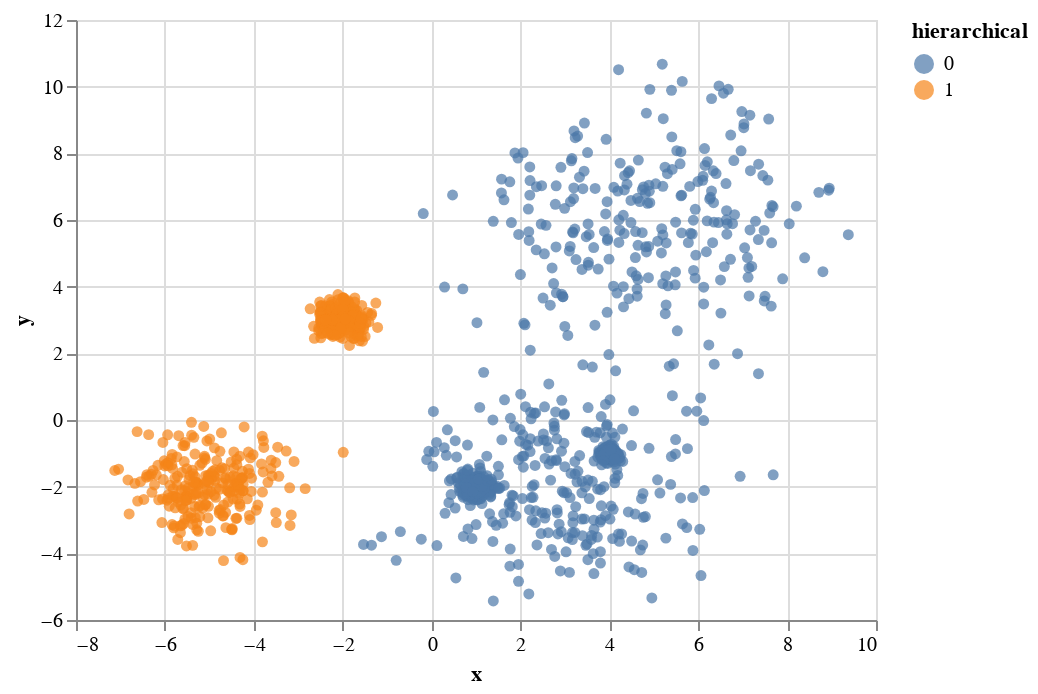

This figure's notebook cell:
### Code cell
from sklearn.cluster import AgglomerativeClustering

hierarchical = AgglomerativeClustering().fit(sintetic[["x", "y"]])
sintetic["hierarchical"] = hierarchical.labels_

alt.Chart(sintetic).mark_circle().encode(x='x', y='y', color="hierarchical:N")

### Figure 1 — Vega-Lite specification as saved in the notebook (floating-point values rounded to 4 significant figures; data arrays with more than 128 entries replaced by an {"elided": "..."} marker saying what was removed)
{"config": {"view": {"continuousWidth": 400, "continuousHeight": 300}}, "data": {"name": "data-cb23a249a126d696e15fe99751e1b432"}, "mark": "circle", "encoding": {"color": {"type": "nominal", "field": "hierarchical"}, "x": {"type": "quantitative", "field": "x"}, "y": {"type": "quantitative", "field": "y"}}, "$schema": "https://vega.github.io/schema/vega-lite/v4.0.2.json", "datasets": {"data-cb23a249a126d696e15fe99751e1b432": {"elided": "1500 records"}}}
